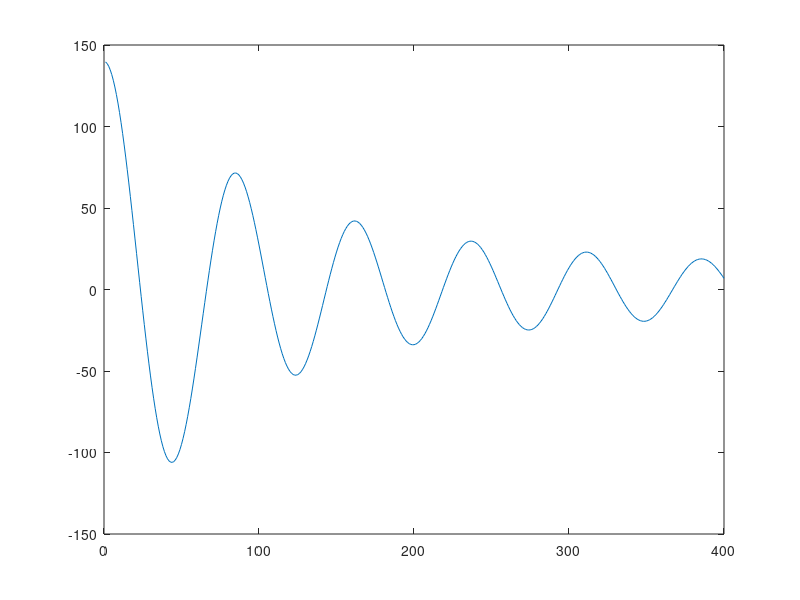

Source code (MATLAB):
s0=1/2;
ntot=5000;
for is=1:400
    sum=0;
    s=s0+1i*is/100;
for n=1:ntot;
    term=1/n^s;
    sum=sum+term;
end
n2(is)=is;
z(is)=sum;
end
plot(n2,z)
